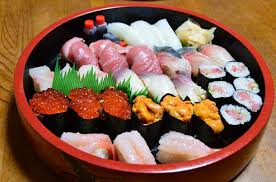
#> input picture images/osushi.jpeg, 276 x 182 px
$ python test.py
#> lines starting #> are read from the running program, lines starting #| are printed output that depends on the picture
import cv2, matplotlib
import numpy as np

face_cascade = cv2.CascadeClassifier('/usr/local/share/OpenCV/haarcascades/haarcascade_frontalface_default.xml')
img = cv2.imread('./images/osushi.jpeg')
#> img is the input picture: shape (182, 276, 3); mean B, G, R 73.7, 95.1, 135.7
gray = cv2.cvtColor(img, cv2.COLOR_BGR2GRAY)
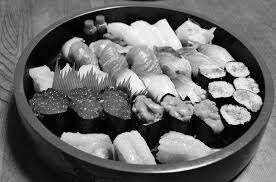
#> gray: shape (182, 276); min 0, max 254, mean 104.8
cv2.imwrite('forsale.jpg', gray)
faces = face_cascade.detectMultiScale(gray, 1.3, 5)
#> faces = ()
# cv2.imshow('img', face)
# cv2.waitKey(0)
# cv2.destroyAllWindows()

$ run again, with images/face.jpeg copied over images/osushi.jpeg
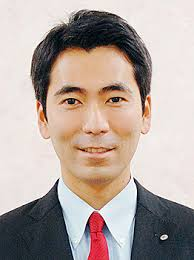
#> input picture images/face.jpeg, 194 x 260 px
#> img is the input picture: shape (260, 194, 3); mean B, G, R 159.8, 166.3, 180.2
#> `gray = cv2.cvtColor(img, cv2.COLOR_BGR2GRAY)`:
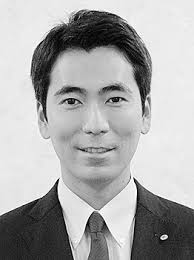
#> gray: shape (260, 194); min 0, max 255, mean 169.7
#> faces = [[28, 46, 131, 131]]

$ run again, with images/takusan.jpeg copied over images/osushi.jpeg
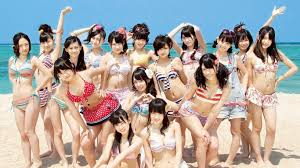
#> input picture images/takusan.jpeg, 300 x 168 px
#> img is the input picture: shape (168, 300, 3); mean B, G, R 163.9, 168, 174.3
#> `gray = cv2.cvtColor(img, cv2.COLOR_BGR2GRAY)`:
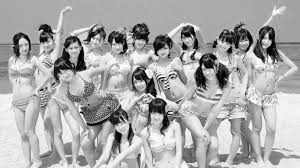
#> gray: shape (168, 300); min 0, max 255, mean 169.4
#> faces = ()
